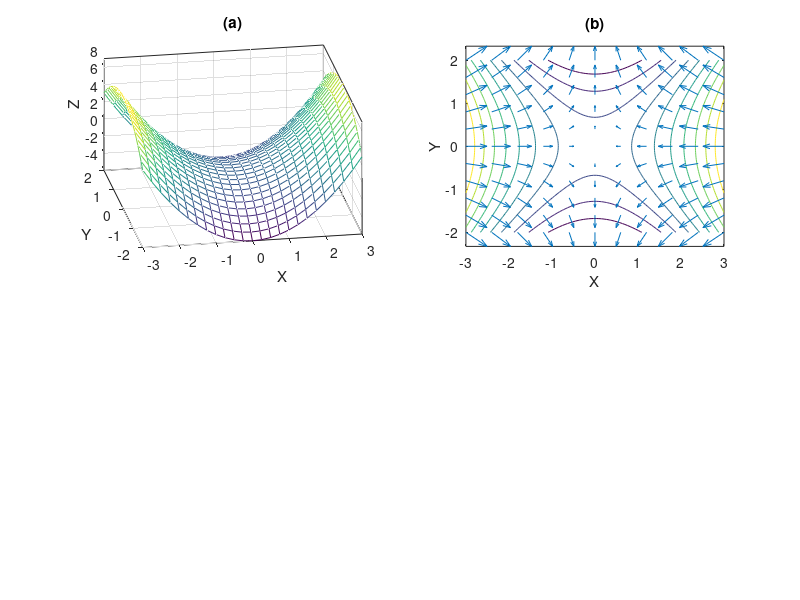

Source code (MATLAB):
% Hessian around a saddle point
% J.-S. Roger Jang, April 1996

a=1;b=0;c=-1;d=0;e=0;
A = [a b/2; b/2 c];
B = [d; e];
C = 0;
point_n = 25;
xx=linspace(-3, 3, point_n);
yy=linspace(-2, 2, point_n);
[x,y]=meshgrid(xx,yy);
z=a*x.^2+b*x.*y+c*y.^2+d*x+e*y;
dz_dx = 2*a*x+b*y+d;
dz_dy = b*x+2*c*y+e;

subplot(221);
mesh(x, y, z);
view([-10, 35]); set(gca, 'box', 'on');
axis([-inf inf -inf inf -inf inf]);
xlabel('X'); ylabel('Y'); zlabel('Z');
title('(a)');

subplot(222);
x0 = 3; y0 = 0.83;
gd_count = 6;
position = zeros(gd_count, 2);
position(1,1) = x0; position(1,2) = y0;
t = position(1, :)';
contour_level = t'*A*t+B'*t+C;
kappa = 0.02;
for i = 2:gd_count,
	g = A*t+B;
	eta = g'*g/(g'*A*g);
	position(i,:)=position(i-1,:)-eta*g';
	t = position(i,:)';
	contour_level = [contour_level; t'*A*t+B'*t+C];
end

% Resampling to have a better contours
point_n = 100;
xx=linspace(-3, 3, point_n);
yy=linspace(-2, 2, point_n);
[x,y]=meshgrid(xx,yy);
z=a*x.^2+b*x.*y+c*y.^2+d*x+e*y;
%contour(x, y, z, contour_level);
contour(x, y, z, 10);
hold on;

% Resampling to have a coarse gradient field
point_n = 11;
xx=linspace(-3, 3, point_n);
yy=linspace(-2, 2, point_n);
[x,y]=meshgrid(xx,yy);
z=a*x.^2+b*x.*y+c*y.^2+d*x+e*y;
[dx, dy] = gradient(z, 6/(point_n-1), 4/(point_n-1));
quiver(x, y, -dx, -dy);

%plot(x0, y0, '*');
%arrow(position(:, 1), position(:, 2));
xlabel('X'); ylabel('Y'); title('(b)');
hold off;
axis image;
